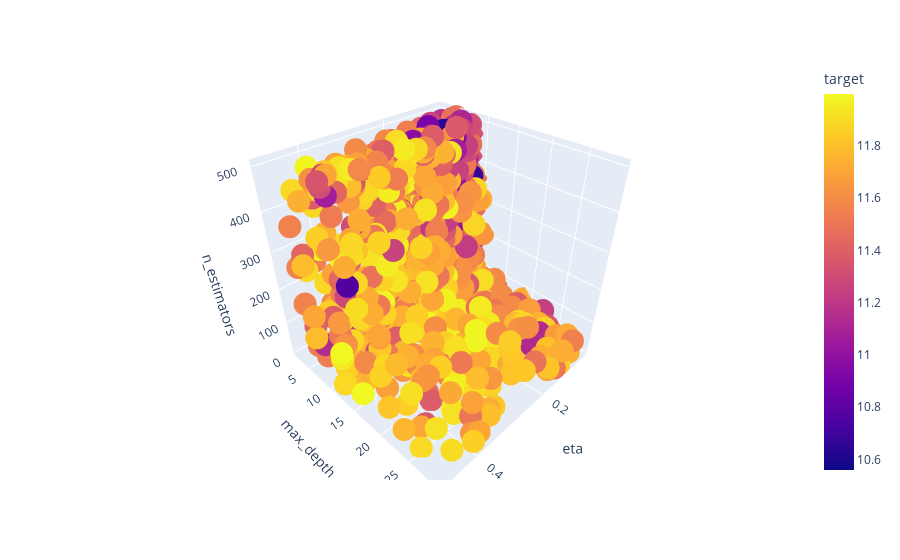

Source (notebook cell):
### Code cell
px.scatter_3d(df2, x = "eta", y = "max_depth", z = "n_estimators", color = "target")

### Figure 1 — Plotly figure (JSON) as saved in the notebook; plotly's stock layout.template omitted (floating-point values rounded to 4 significant figures; data arrays with more than 128 entries replaced by an {"elided": "..."} marker saying what was removed)
{"data": [{"hovertemplate": "eta=%{x}<br>max_depth=%{y}<br>n_estimators=%{z}<br>target=%{marker.color}<extra></extra>", "legendgroup": "", "marker": {"color": {"elided": "1752 float values"}, "coloraxis": "coloraxis", "symbol": "circle"}, "mode": "markers", "name": "", "scene": "scene", "showlegend": false, "type": "scatter3d", "x": {"elided": "1752 float values"}, "y": {"elided": "1752 int values"}, "z": {"elided": "1752 int values"}}], "layout": {"coloraxis": {"colorbar": {"title": {"text": "target"}}, "colorscale": [[0, "#0d0887"], [0.1111, "#46039f"], [0.2222, "#7201a8"], [0.3333, "#9c179e"], [0.4444, "#bd3786"], [0.5556, "#d8576b"], [0.6667, "#ed7953"], [0.7778, "#fb9f3a"], [0.8889, "#fdca26"], [1, "#f0f921"]]}, "legend": {"tracegroupgap": 0}, "margin": {"t": 60}, "scene": {"domain": {"x": [0, 1], "y": [0, 1]}, "xaxis": {"title": {"text": "eta"}}, "yaxis": {"title": {"text": "max_depth"}}, "zaxis": {"title": {"text": "n_estimators"}}}}}
